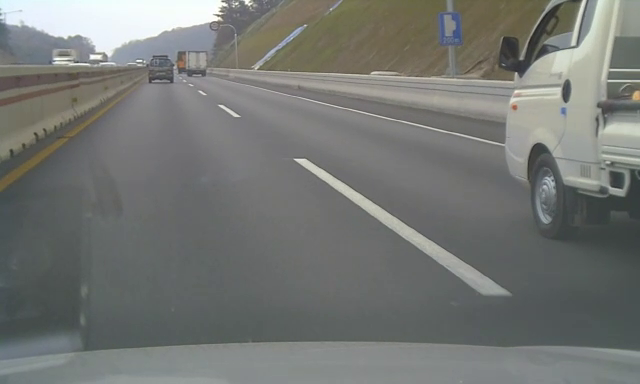
#> input picture frame 50 of lane-line-detection/samples/sources/2.mp4, 640 x 384 px, given in place of 1.mp4, which was not available
$ python main.py
#> lines starting #> are read from the running program, lines starting #| are printed output that depends on the picture; after the words box and inside, x2 and y2 are one past the last pixel; in counts of white or black regions, pixels touching at a corner belong together; pictures that were not available may be replaced by others from this repository, and a replacement may not be noted
import cv2
import numpy as np

def bilateral_filter(image):
    return cv2.bilateralFilter(image, 13, 75, 75)

def blur(image):
    return cv2.GaussianBlur(image, (5, 5), 0)

def median_filter(image):
    return cv2.medianBlur(image, ksize=5)

def apply_clahe(image):
    clahe = cv2.createCLAHE(clipLimit = 3.0, tileGridSize = (8,8))
    h, s, v = cv2.split(cv2.cvtColor(image, cv2.COLOR_BGR2HSV))
    return cv2.cvtColor(cv2.merge((h, s, clahe.apply(v))), cv2.COLOR_HSV2BGR)

def create_mask(image, vertices):
    mask_color = (255,) * image.shape[2] if len(image.shape) > 2 else 255
    mask = np.zeros_like(image)
    cv2.fillPoly(mask, np.array([vertices], np.int32), mask_color)
    return mask

def create_region_of_interest_vertices(image):
    height = image.shape[0]
    width = image.shape[1]
    return [
        (0, height),
        (0, (height * 2) / 3),
        (width / 6.2, height / 2.1),
        (width / 2.5, height / 2.1),
        (width / 1.6, (height * 2) / 3),
        (width, height)
    ]

def crop(image, mask):
    return cv2.bitwise_and(image, mask)

def detect_edges(image):
    return cv2.Canny(image, 100, 300)

def detect_lines(image):
    return cv2.HoughLinesP(image, rho = 6, theta = np.pi / 60, threshold = 160, lines = np.array([]), minLineLength = 40, maxLineGap = 25)

def draw_lines(image, lines):
    if lines is None:
        return image

    dst = np.copy(image)
    blank_image = np.zeros((dst.shape[0], dst.shape[1], 3), dtype = np.uint8)

    for line in lines:
        for x1, y1, x2, y2 in line:
            cv2.line(blank_image, (x1, y1), (x2, y2), (0, 255, 0), thickness = 3)

    return cv2.addWeighted(dst, 0.8, blank_image, 1, 1)

def equalize_histrogram(image, channel = None):
    if channel is not None and type(channel) is not list:
        raise Exception('channel must be a list')

    if channel is not None:
        dst = cv2.cvtColor(image, channel[0])
        dst[:, :, 0] = cv2.equalizeHist(dst[:, :, 0])
        return cv2.cvtColor(dst, channel[1])

    return cv2.equalizeHist(image)

def grayscale(image):
    return cv2.cvtColor(image, cv2.COLOR_BGR2GRAY)

def unsharp(image, blured):
    return cv2.addWeighted(blured, 1.5, blured, -0.5, 0, image)

def similar(color):
    return color[0] == color[1] and color[1] == color[2]

# ========================================================
def binary_hsv_mask(image, color_range):
    return cv2.inRange(image, np.array(color_range[0]), np.array(color_range[1]))

def binary_gray_mask(image, color_range):
    return cv2.inRange(image, color_range[0][0], color_range[1][0])

# [49 lines left out: functions binary_mask_apply, filter_by_color_ranges, color_threshold, detect_hough_lines, not called in this run]

def detect_lane_of(image):
    filtered_image = grayscale(median_filter(apply_clahe(equalize_histrogram(image, [cv2.COLOR_BGR2HSV, cv2.COLOR_HSV2BGR]))))
    detected_edges_image = detect_edges(filtered_image)
    dst = crop(
        detected_edges_image,
        create_mask(
            detected_edges_image,
            create_region_of_interest_vertices(filtered_image)
        )
    )
    return draw_lines(image, detect_lines(dst))

def play(video):
    i = 1
    while(video.isOpened()):
        ret, frame = video.read()
#> frame is the input picture: shape (384, 640, 3); mean B, G, R 115.9, 119, 116.7
        if ret == True:
            cv2.imshow('Frame', detect_lane_of(frame))
#> in equalize_histrogram, `dst = cv2.cvtColor(image, channel[0])`: dst: shape (384, 640, 3); mean H, S, V 64.6, 17.7, 120.7
#> in equalize_histrogram, `dst[:, :, 0] = cv2.equalizeHist(dst[:, :, 0])`: dst: shape (384, 640, 3); mean H, S, V 120.7, 17.7, 120.7
#> in apply_clahe, `h, s, v = cv2.split(cv2.cvtColor(image, cv2.COLOR_BGR2HSV))`:
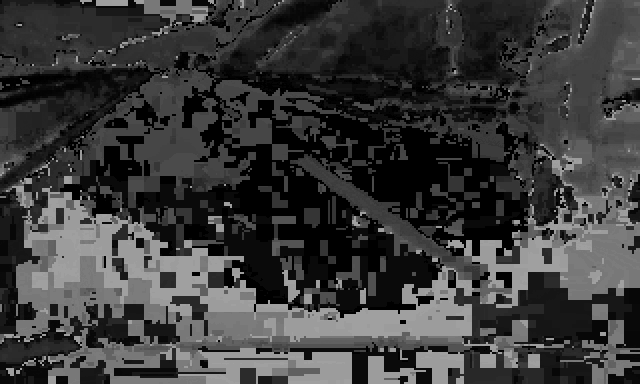
#> h: shape (384, 640); min 0, max 160, mean 58.7
#> in apply_clahe, `h, s, v = cv2.split(cv2.cvtColor(image, cv2.COLOR_BGR2HSV))`:
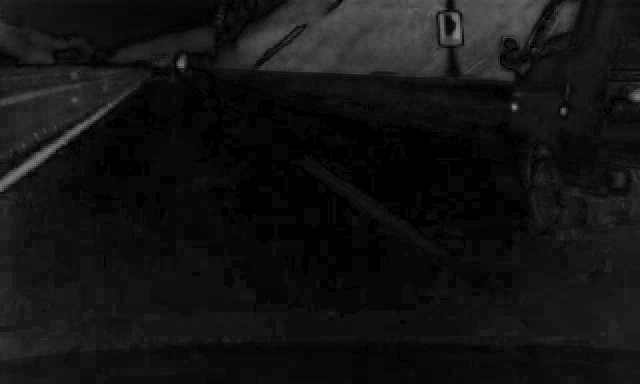
#> s: shape (384, 640); min 0, max 143, mean 18.5
#> in detect_edges, `return cv2.Canny(image, 100, 300)`: returned value: shape (384, 640); 2.8% white in thin lines or dots
#> in create_mask, `cv2.fillPoly(mask, np.array([vertices], np.int32), mask_color)`:
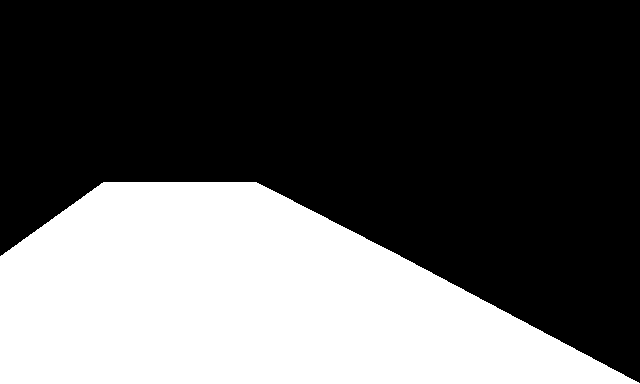
#> mask: shape (384, 640); 35.5% white; 1 white region, box (x1, y1, x2, y2) and area: (0, 182, 640, 384) 87142
#> in crop, `return cv2.bitwise_and(image, mask)`: returned value: shape (384, 640); 0.26% white in thin lines or dots, all inside (x1, y1, x2, y2) = (0, 340, 571, 376)
#> the loop in draw_lines, `for line in lines:` made 3 passes
#> line on passes 1 to 3: [[253, 341, 396, 341]], [[91, 350, 243, 342]], [[404, 342, 498, 346]]

            print("Frame: %d" % i)
            i += 1

            # Press ESC on keyboard to  exit
            if cv2.waitKey(1) in [27, 1048603]:
#> (key Esc is pressed here)
                break

        else:
            break

    video.release()
    cv2.destroyAllWindows()

# [23 lines left out: functions show, detect_lane_and_save_video, not called in this run]


play(cv2.VideoCapture('samples/sources/1.mp4'))

#show result
img= cv2.imread('samples/frame-resize/1/000001.jpg')
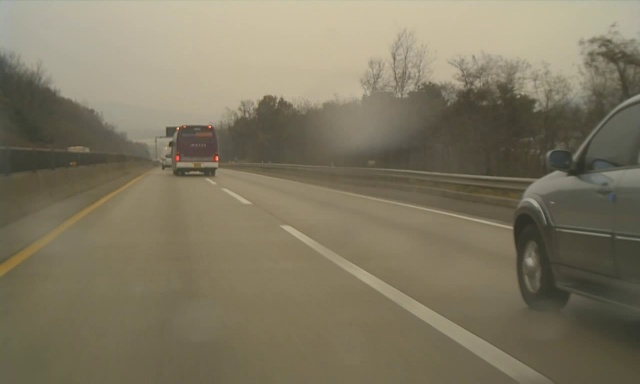
#> input picture lane-line-detection/samples/frame-resize/1/000001.jpg, 640 x 384 px
#> img is the input picture: shape (384, 640, 3); mean B, G, R 98.2, 119.9, 127.4
cv2.imshow('Original Image', img)
clahe = cv2.createCLAHE(clipLimit=3.0, tileGridSize=(8,8))
hsv = cv2.cvtColor(img, cv2.COLOR_BGR2HSV)
#> hsv: shape (384, 640, 3); mean H, S, V 23.2, 60.4, 127.5
hsv[:, :, 2] = clahe.apply(hsv[:, :, 2])
#> hsv: shape (384, 640, 3); mean H, S, V 23.2, 60.4, 132.7
img2 = cv2.cvtColor(hsv, cv2.COLOR_HSV2BGR)
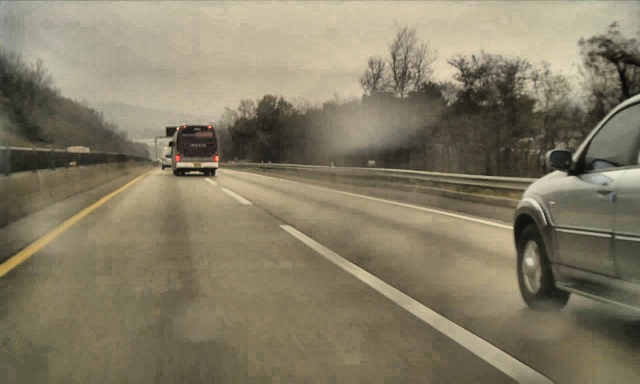
#> img2: shape (384, 640, 3); mean B, G, R 101.6, 124.4, 132.5
cv2.imshow('CLAHE', img2)
medianFilter= median_filter(img2)
cv2.imshow('Median Filter', medianFilter)
RGBtoGray= grayscale(medianFilter)
cv2.imshow('Grayscale', RGBtoGray)
Canny= detect_edges(RGBtoGray)
#> in detect_edges (call 2), `return cv2.Canny(image, 100, 300)`: returned value: shape (384, 640); 1.5% white in thin lines or dots
cv2.imshow('Canny', Canny)
RoI= crop(Canny, create_mask(Canny, create_region_of_interest_vertices(RGBtoGray)))
#> in crop (call 2), `return cv2.bitwise_and(image, mask)`:
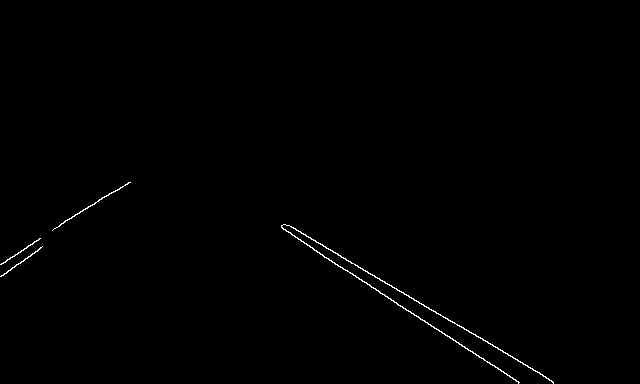
#> returned value: shape (384, 640); 0.44% white in thin lines or dots, all inside (x1, y1, x2, y2) = (0, 182, 554, 384)
cv2.imshow('RoI', RoI)
lines= draw_lines(img, detect_lines(RoI))
#> the loop in draw_lines (call 2), `for line in lines:` made 4 passes
#> line on passes 1 to 4: [[285, 224, 423, 304]], [[283, 229, 519, 382]], [[368, 273, 545, 376]], [[0, 264, 111, 192]]
#> in draw_lines (call 2), `return cv2.addWeighted(dst, 0.8, blank_image, 1, 1)`:
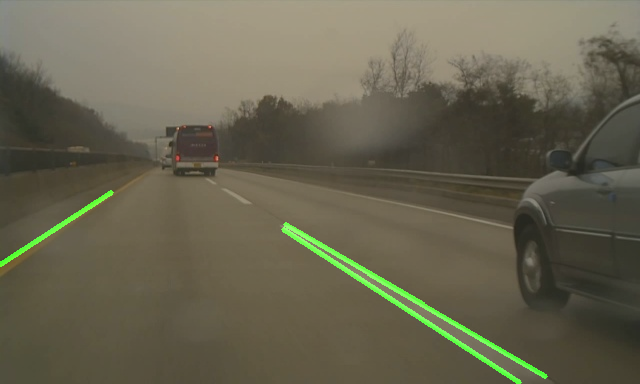
#> returned value: shape (384, 640, 3); mean of channels 0, 1, 2 79.6, 99.2, 102.9; drawn as B, G, R
cv2.imshow('Hough Line Transform', lines)
# show(detect_lane_of(cv2.imread(cv2.samples.findFile('samples/frame-resize/1/000001.jpg'))))
# detect_lane_and_save_video(cv2.VideoCapture('samples/source/1.mp4'))
cv2.waitKey(0)
cv2.destroyAllWindows()

$ run again, starting later in the video
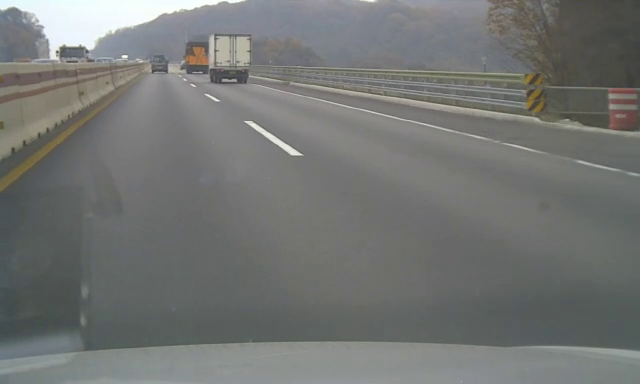
#> input picture frame 228 of lane-line-detection/samples/sources/2.mp4, 640 x 384 px, given in place of 1.mp4, which was not available
#> in play, frame is the input picture: shape (384, 640, 3); mean B, G, R 115.6, 117.3, 115.4
#> in detect_edges, `return cv2.Canny(image, 100, 300)`:
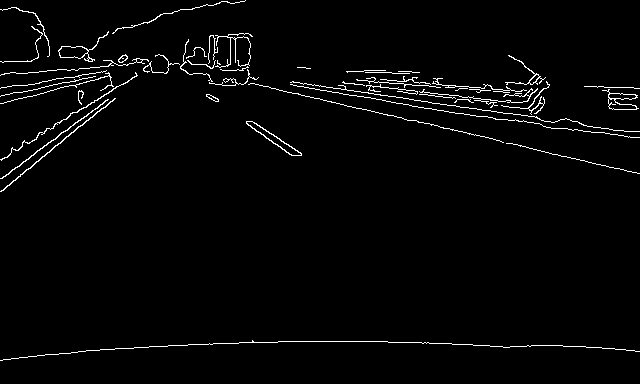
#> returned value: shape (384, 640); 2.3% white in thin lines or dots
#> mask: shape (384, 640); 35.5% white; 1 white region, box (x1, y1, x2, y2) and area: (0, 182, 640, 384) 87142
#> the loop in draw_lines, `for line in lines:` made 4 passes
#> line on passes 1 to 4: [[388, 342, 428, 342]], [[45, 354, 85, 351]], [[252, 341, 387, 341]], [[86, 350, 245, 342]]
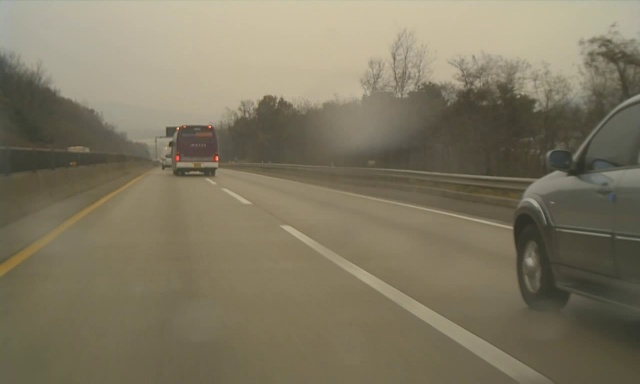
#> input picture lane-line-detection/samples/frame-resize/1/000001.jpg, 640 x 384 px
#> img is the input picture: shape (384, 640, 3); mean B, G, R 98.2, 119.9, 127.4
#> the loop in draw_lines (call 2), `for line in lines:` made 4 passes
#> line on passes 1 to 4: [[285, 224, 423, 304]], [[283, 229, 519, 382]], [[368, 273, 545, 376]], [[0, 264, 111, 192]]

$ run again, starting later in the video
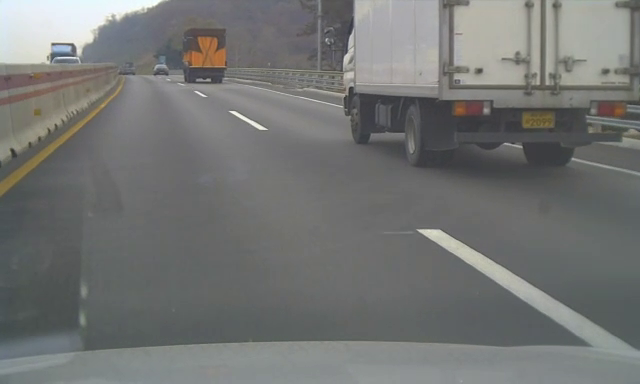
#> input picture frame 405 of lane-line-detection/samples/sources/2.mp4, 640 x 384 px, given in place of 1.mp4, which was not available
#> in play, frame is the input picture: shape (384, 640, 3); mean B, G, R 115.5, 116.9, 115.5
#> in detect_edges, `return cv2.Canny(image, 100, 300)`:
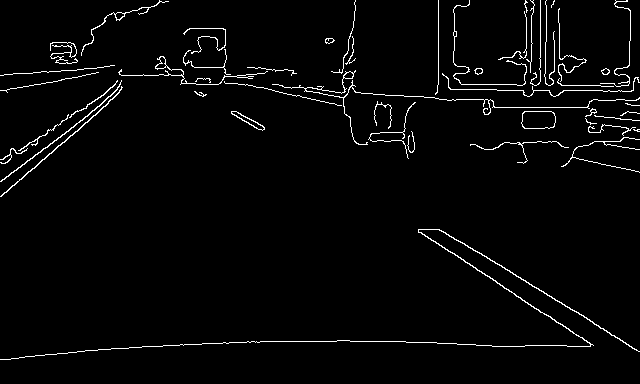
#> returned value: shape (384, 640); 2.7% white in thin lines or dots
#> mask: shape (384, 640); 35.5% white; 1 white region, box (x1, y1, x2, y2) and area: (0, 182, 640, 384) 87142
#> the loop in draw_lines, `for line in lines:` made 2 passes
#> line on passes 1 to 2: [[247, 341, 405, 341]], [[0, 359, 112, 348]]
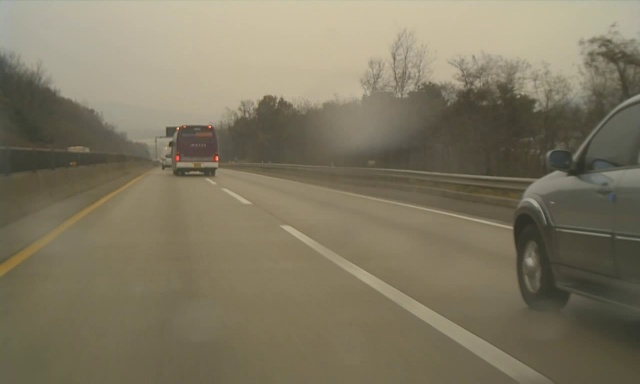
#> input picture lane-line-detection/samples/frame-resize/1/000001.jpg, 640 x 384 px
#> img is the input picture: shape (384, 640, 3); mean B, G, R 98.2, 119.9, 127.4
#> the loop in draw_lines (call 2), `for line in lines:` made 4 passes
#> line on passes 1 to 4: [[285, 224, 423, 304]], [[283, 229, 519, 382]], [[368, 273, 545, 376]], [[0, 264, 111, 192]]
